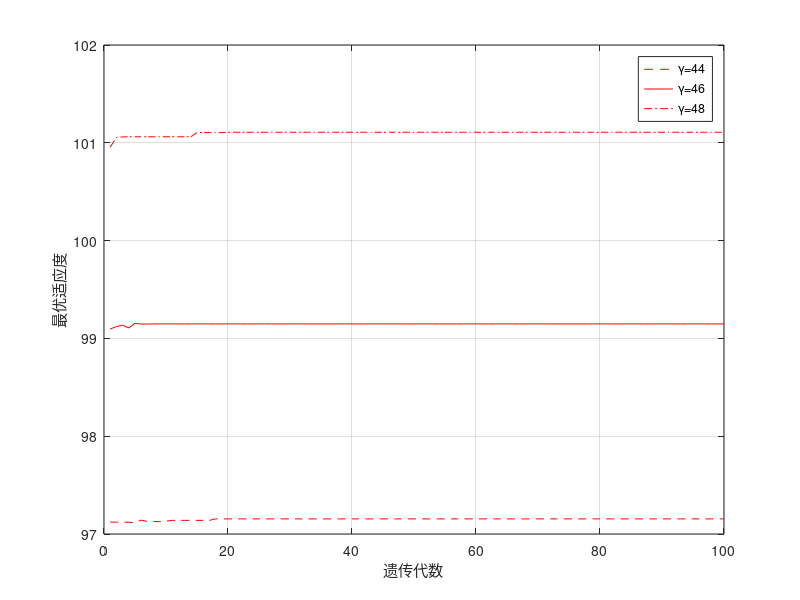

This figure's MATLAB source:
clc;
clear;
close all;

load test44.mat

plot(1:MAXGEN,trace(end,:),"--r");
hold on;

load test46.mat

plot(1:MAXGEN,trace(end,:),"-r");
hold on;

load test48.mat

plot(1:MAXGEN,trace(end,:),"-.r");
hold on;

legend('γ=44','γ=46','γ=48');
grid on
xlabel('遗传代数')
ylabel('最优适应度')

% xlabel('遗传代数')
% ylabel('性能变化')
% title('进化过程')
% bestY = trace(end,end);
% bestX=trace(1:end-1,end);
% fprintf(['最优嵌入因子:\nX=',num2str(bestX'),'\n最优性能err=',num2str(bestY),'\n'])

% figure(1)
% plot(1:50,lena44(end,:),"--r");
% hold on;
% plot(1:50,lena46(end,:),"-r");
% hold on; 
% plot(1:50,lena48(end,:),"-.r");
% legend('γ=44','γ=46','γ=48');
% grid on
% xlabel('遗传代数')
% ylabel('最优适应度')